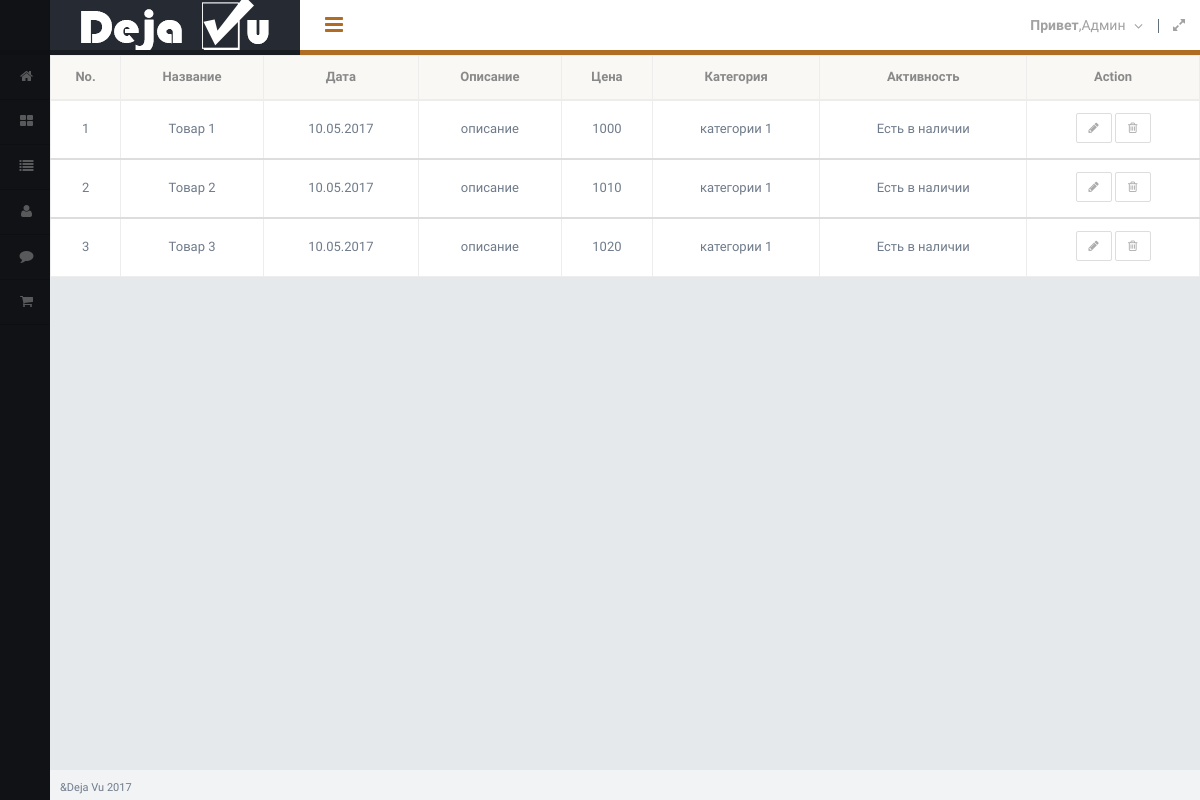
Screenshot of /admin/goods/index.php (signed in) with the database file from the repository.
### tables this page shows
CREATE TABLE IF NOT EXISTS `goods` (
  `id` int(11) NOT NULL,
  `name` varchar(255) NOT NULL,
  `date` int(11) DEFAULT NULL,
  `description` text,
  `price` int(11) NOT NULL,
  `id_category` int(11) DEFAULT NULL,
  `active` tinyint(1) NOT NULL DEFAULT '1'
);

CREATE TABLE IF NOT EXISTS `category` (
  `id` int(11) NOT NULL,
  `name` varchar(50) NOT NULL
);

### admin/goods/index.php (called while the page is built, shortened)
<?php
include_once("../../lib/db.php");
include ("../template/header.php");
include ("goods_select.php");?>
<?php include ("../template/footer.php"); ?>

### lib/db.php (called while the page is built, shortened)
<?php
$conn = mysqli_connect(DB_HOST, DB_USER, DB_PASSWORD, DB_NAME);
function fetchAll($sql){
    global $conn;
    $arr = [];
    $res = mysqli_query($conn, $sql);
    if (mysqli_num_rows($res) == 0) {
        return false;
    } else {
        while ($row = mysqli_fetch_array($res, MYSQLI_ASSOC)){
            $arr[] = $row;
        }
        return $arr;
    }
}

### admin/goods/goods_select.php (the view, shortened to what this page needs)
<?php
	$sql = "
		SELECT  goods.id, goods.name AS goods_name, goods.date, goods.description, goods.price, category.name AS category_name, goods.active
		FROM goods
		LEFT JOIN category
		ON  category.id = goods.id_category
	";
	$row = fetchAll($sql);
	?>
	<div class="table-responsive">
		<table cellpadding="0" cellspacing="0" border="0" class="table table-bordered table-striped">
			<thead>
					<tr>
						<th>No.</th>
						<th>Название</th>
						<th>Дата</th>
						<th>Описание</th>
						<th>Цена</th>
						<th>Категория</th>
						<th>Активность</th>
						<th>Action</th>
					</tr>
			</thead>
	<? foreach ($row as $value) { ?>
			<tbody align="center">
					<tr>
						<td><?=$value["id"]?></td>
						<td valign="middle"><?=$value["goods_name"]?></td>
						<td><?=gmdate("d.m.Y", $value["date"])?></td>
						<td><?=$value["description"]?></td>
						<td><?=$value["price"]?></td>
						<td><?=$value["category_name"]?></td>
						<td><?
						if ($value["active"] == 1){
						echo "Есть в наличии";
						} else {
							echo "Нет в наличии";
						}
						?></td>
						<td>
							<span class="tooltip-area">
							<a href="goods_add.php?id=<?=$value['id']?>" class="btn btn-default btn-sm" title="Edit"><i class="fa fa-pencil"></i></a>
							<a href="#"  class="btn btn-default btn-sm" title="Delete"><i class="fa fa-trash-o"></i></a>
							</span>
						</td>
					</tr>
			</tbody>
	<?};?>
	</table>
		</div>

### rows the page displays
goods: id "1", name "Товар 1", date "10.05.2017", description "описание", price "1000", id_category.name "категории 1", active "Есть в наличии"
goods: id "2", name "Товар 2", date "10.05.2017", description "описание", price "1010", id_category.name "категории 1", active "Есть в наличии"
goods: id "3", name "Товар 3", date "10.05.2017", description "описание", price "1020", id_category.name "категории 1", active "Есть в наличии"
